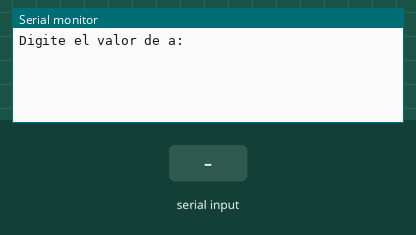
Simulated run of this program. Board: ESP32. On the bench: the last lines printed to the serial monitor. Inputs (shaded band) come from the test bench.

Above: at 1.2 s.
1.3 s: "90,45,200\n" received over Serial
At 1.8 s:
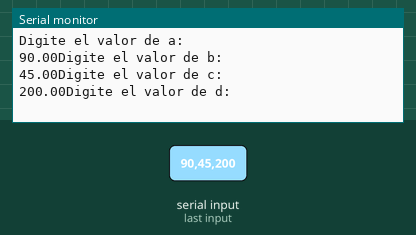
2.8 s: "30,150,10\n" received over Serial
At 4.9 s:
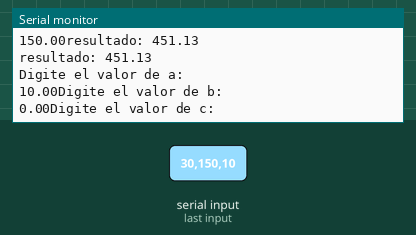

The program:

main.cpp
```cpp
/*3. Escribe la siguiente expresión como expresión en C++: (a+(b/c))/(d+(e/f))

#include<iostream>

using namespace std;

int main(){
	float a,b,c,d,e,f,resultado = 0;

	cout<<"Digite el valor de a: "; cin>>a;
	cout<<"Digite el valor de b: "; cin>>b;
	cout<<"Digite el valor de c: "; cin>>c;
	cout<<"Digite el valor de d: "; cin>>d;
	cout<<"Digite el valor de e: "; cin>>e;
	cout<<"Digite el valor de f: "; cin>>f;

	resultado = (a+(b/c))/(d+(e/f));

	cout.precision(2);//recorta los números despues de la coma decimal a 2
	cout<<"El resultado es: "<<resultado;

	return 0;
}

*/

#include <Arduino.h>

float a,b,c,d,e,f,resultado = 0;

void setup()
{
  	Serial.begin(9600);
}

void loop()
{

	Serial.println("Digite el valor de a: "); while(!Serial.available()){} a = Serial.parseInt();
	Serial.print(String(a));
	Serial.println("Digite el valor de b: "); while(!Serial.available()){} b = Serial.parseInt();
	Serial.print(String(b));
	Serial.println("Digite el valor de c: "); while(!Serial.available()){} c = Serial.parseInt();
	Serial.print(String(c));
	Serial.println("Digite el valor de d: "); while(!Serial.available()){} d = Serial.parseInt();
	Serial.print(String(d));
	Serial.println("Digite el valor de e: "); while(!Serial.available()){} e = Serial.parseInt();
	Serial.print(String(e));
	Serial.println("Digite el valor de f: "); while(!Serial.available()){} f = Serial.parseInt();
	Serial.print(String(f));

  	resultado = (a+(b/c))/(d+(e/f));

	Serial.println("resultado: " + String(resultado, '\2')); //Decimales
	Serial.println("resultado: " + String(resultado));


}
```

Measured:
- after the input at 1.3 s, the serial monitor: prints a new line at once (image 1)
- after the input at 2.8 s, the serial monitor: prints a new line at once (image 2)
